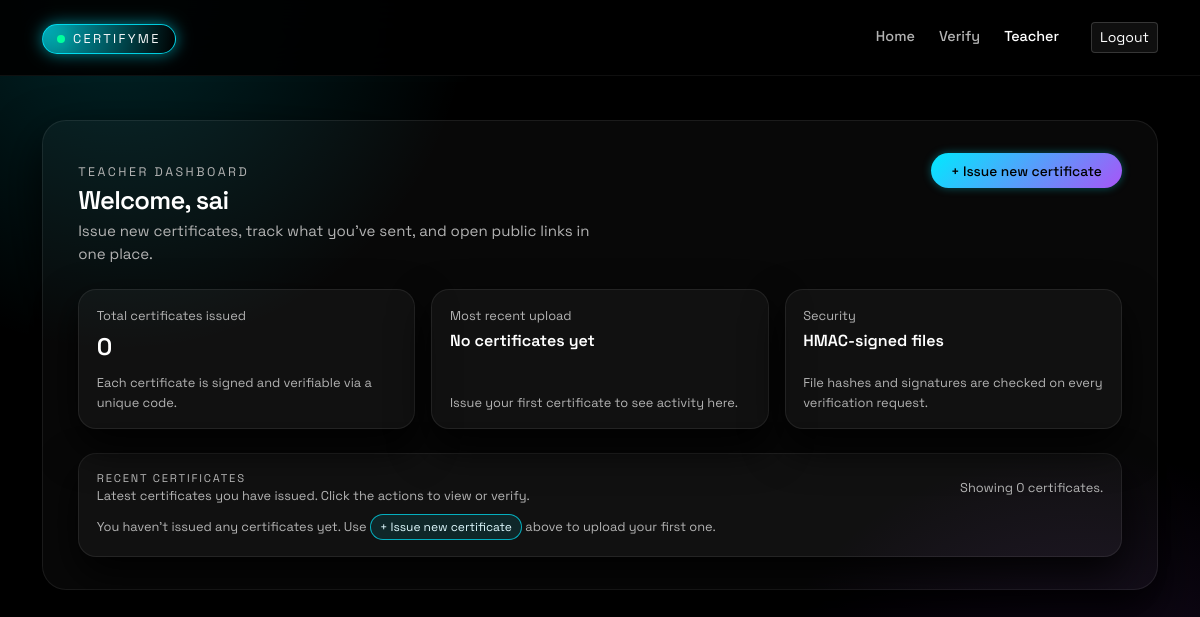
The app's page /teacher/dashboard (signed in), older data.
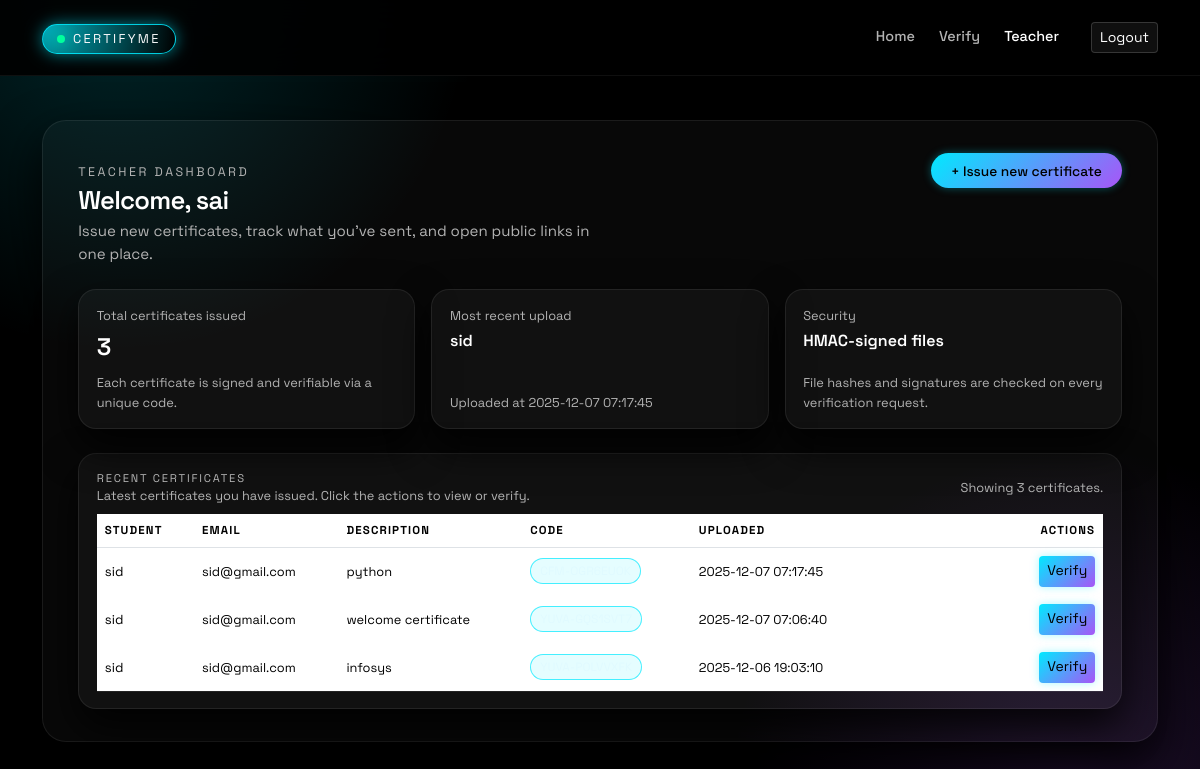
The same page, newer data.
### tables this page shows
CREATE TABLE certificates (
    id INTEGER PRIMARY KEY AUTOINCREMENT,
    student_id INTEGER,
    student_name TEXT NOT NULL,
    description TEXT,
    filename TEXT NOT NULL,
    verification_code TEXT UNIQUE NOT NULL,
    file_hash TEXT,
    signature TEXT,
    uploaded_by INTEGER,
    uploaded_at DATETIME DEFAULT CURRENT_TIMESTAMP, uploader_ip TEXT, student_email TEXT, file_signature TEXT, uploaded_by_name TEXT, thumbnail TEXT, public_token TEXT,
    FOREIGN KEY (student_id) REFERENCES students(id),
    FOREIGN KEY (uploaded_by) REFERENCES teachers(id)
);

### app.py (the view)
@app.route("/teacher/dashboard")
@teacher_required
def teacher_dashboard():
    db = get_db()
    uploads = db.execute(
        "SELECT * FROM certificates WHERE uploaded_by = ? ORDER BY uploaded_at DESC",
        (session.get("teacher_id"),)
    ).fetchall()
    db.close()
    return render_template("teacher_dashboard.html", uploads=uploads)

### app.py (called while the page is built)
def get_db():
    conn = sqlite3.connect(DB_PATH)
    conn.row_factory = sqlite3.Row
    return conn

def teacher_required(fn):
    @wraps(fn)
    def wrapper(*args, **kwargs):
        if "teacher_id" not in session:
            return redirect(url_for("login", next=request.path))
        return fn(*args, **kwargs)
    return wrapper

### templates/teacher_dashboard.html (shortened to what the changed rows need)
{% extends "base.html" %}
{% set active_page = 'teacher' %}
{% block content %}
<div class="mb-4">
  <div class="d-flex flex-wrap justify-content-between align-items-baseline gap-2">
    <div>
      <h1 class="page-title mb-1">
        Welcome, {{ session.teacher_name or "Teacher" }}
      </h1>
    </div>
  </div>
</div>
<div class="row g-3 mb-4">
  <div class="col-md-4">
    <div class="card-soft h-100 d-flex flex-column justify-content-between">
      <div>
        <div class="small-muted mb-1">Total certificates issued</div>
        <div class="fs-4 fw-semibold">
          {{ uploads|length }}
        </div>
      </div>
    </div>
  </div>
  <div class="col-md-4">
    <div class="card-soft h-100 d-flex flex-column justify-content-between">
      <div>
        <div class="small-muted mb-1">Most recent upload</div>
        <div class="fw-semibold">
          {% if uploads %}
            {{ uploads[0]["student_name"] or "Student" }}
          {% else %}
            No certificates yet
          {% endif %}
        </div>
      </div>
      <div class="small-muted mt-2">
        {% if uploads %}
          Uploaded at {{ uploads[0]["uploaded_at"] }}
        {% else %}
          Issue your first certificate to see activity here.
        {% endif %}
      </div>
    </div>
  </div>
</div>
<div class="card-soft">
  <div class="d-flex justify-content-between align-items-center mb-2 flex-wrap gap-2">
    <div>
      <div class="small-muted text-uppercase" style="letter-spacing:0.16em;font-size:0.7rem;">
      </div>
      <div class="small-muted">
      </div>
    </div>
    <div class="small-muted">
      Showing {{ uploads|length }} certificate{{ '' if uploads|length == 1 else 's' }}.
    </div>
  </div>
  {% if not uploads %}
    <div class="small-muted mt-2">
      You haven’t issued any certificates yet. Use
      <span class="chip chip--accent">+ Issue new certificate</span>
      above to upload your first one.
    </div>
  {% else %}
    <div class="table-responsive mt-2">
      <table class="table table-modern align-middle">
        <thead>
          <tr>
            <th>Student</th>
            <th>Email</th>
            <th>Description</th>
            <th>Code</th>
            <th>Uploaded</th>
            <th class="text-end">Actions</th>
          </tr>
        </thead>
        <tbody>
          {% for cert in uploads %}
          <tr>
            <td>
              {{ cert["student_name"] or "—" }}
            </td>
            <td class="small-muted">
              {{ cert["student_email"] or "—" }}
            </td>
            <td class="small-muted">
              {{ cert["description"] or "—" }}
            </td>
            <td>
            <span class="chip chip--accent code-chip">
           </span>
          </td>
            <td class="small-muted">
              {{ cert["uploaded_at"] }}
            </td>
            <td class="text-end">
              <div class="d-inline-flex gap-1 flex-wrap justify-content-end">
                {% if cert["public_token"] %}
                  <a
                    href="{{ url_for('public_view', token=cert['public_token']) }}"
                    class="btn btn-ghost-pill btn-sm"
                    target="_blank"
                    rel="noopener noreferrer"
                  >
                  </a>
                {% endif %}
                <a
                  href="{{ url_for('verify_certificate', code=cert['verification_code']) }}"
                  class="btn btn-primary-pill btn-sm"
                  target="_blank"
                  rel="noopener noreferrer"
                >
                  Verify
                </a>
              </div>
            </td>
          </tr>
          {% endfor %}
        </tbody>
      </table>
    </div>
  {% endif %}
</div>
{% endblock %}

Row changes from the older to the newer data that the page shows:
added certificates: student_name "sid", uploaded_at "2025-12-07 07:17:45", student_email "sid@gmail.com", description "python"
added certificates: student_name "sid", student_email "sid@gmail.com", description "welcome certificate", uploaded_at "2025-12-07 07:06:40"
added certificates: student_name "sid", student_email "sid@gmail.com", description "infosys", uploaded_at "2025-12-06 19:03:10"
Text that changed along with them:
{{ uploads|length }}: "0" → "3"
text no longer shown: "No certificates yet Issue your first certificate to see activity here. You haven’t issued any certificates yet. Use + Issue new certificate above to upload your first one."
text now shown: "Uploaded at STUDENT EMAIL DESCRIPTION CODE UPLOADED ACTIONS"
